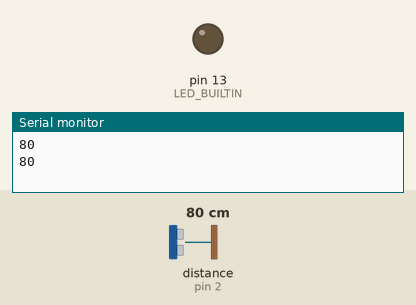
This sketch was run on a simulated Arduino Uno, built with avr-gcc and run on an emulated ATmega328P. Shown: output pins drawn as LEDs (lit = HIGH), the last lines printed to the serial monitor. Inputs (shaded band) come from the test bench; at power-on: distance to the obstacle (sensor on pin 2) 80 cm.

Above: at 1.8 s.
1.9 s: distance to the obstacle (sensor on pin 2) set to 6 cm
3.4 s: distance to the obstacle (sensor on pin 2) set to 3 cm
At 5.1 s:
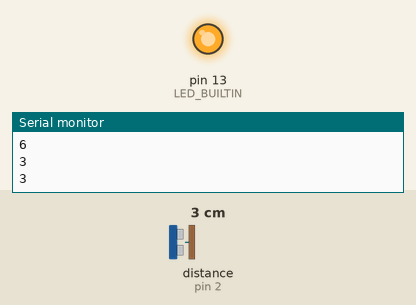
5.5 s: distance to the obstacle (sensor on pin 2) set to 9 cm
At 6.6 s:
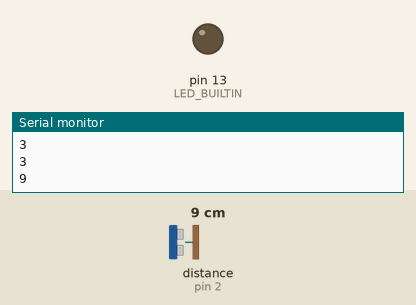
7.5 s: distance to the obstacle (sensor on pin 2) set to 2 cm
At 9.4 s:
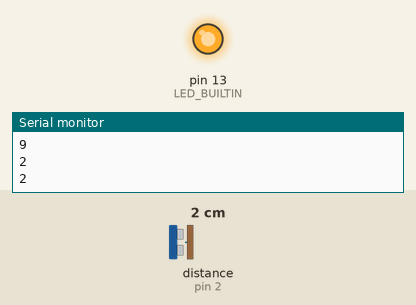
Timing chart, 0 to 10.5 s (numbered marks = the images above; inputs shaded):
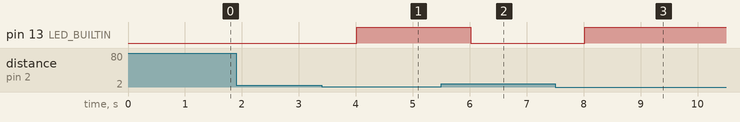

Measured:
- the behaviour switches between 5 and 4 cm on distance to the obstacle (sensor on pin 2) (found by bisection; images 0 and 1)
- after the input at 3.4 s, pin 13 (LED_BUILTIN): LOW → HIGH after 0.61 s
- after the input at 5.5 s, pin 13 (LED_BUILTIN): HIGH → LOW after 0.52 s
- after the input at 7.5 s, pin 13 (LED_BUILTIN): LOW → HIGH after 0.52 s

The sketch:

Ultrasonic.ino
```cpp
#include "Ultrasonic.h"

int range;

Ultrasonic __ultrasonic2(2);

void setup(){
  Serial.begin(9600);
  pinMode(LED_BUILTIN, OUTPUT);
}


void loop(){
  range = __ultrasonic2.MeasureInCentimeters();
  Serial.println(range);
  if (range < 5) {
    digitalWrite(LED_BUILTIN, HIGH);
  } else {
    digitalWrite(LED_BUILTIN, LOW);
  }
  delay(1000);
}
```
